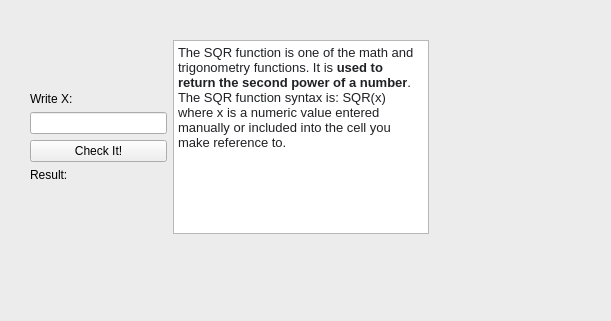
<?xml version="1.0" encoding="UTF-8"?>
<ui version="4.0">
 <class>moduleSqr</class>
 <widget class="QWidget" name="moduleSqr">
  <property name="geometry">
   <rect>
    <x>0</x>
    <y>0</y>
    <width>611</width>
    <height>321</height>
   </rect>
  </property>
  <property name="windowTitle">
   <string>Form</string>
  </property>
  <widget class="QGroupBox" name="groupBox">
   <property name="geometry">
    <rect>
     <x>-10</x>
     <y>-20</y>
     <width>631</width>
     <height>351</height>
    </rect>
   </property>
   <property name="title">
    <string>SQRT</string>
   </property>
   <widget class="QWidget" name="layoutWidget">
    <property name="geometry">
     <rect>
      <x>40</x>
      <y>60</y>
      <width>399</width>
      <height>194</height>
     </rect>
    </property>
    <layout class="QHBoxLayout" name="horizontalLayout">
     <item>
      <layout class="QVBoxLayout" name="verticalLayout">
       <item>
        <spacer name="verticalSpacer_2">
         <property name="orientation">
          <enum>Qt::Vertical</enum>
         </property>
         <property name="sizeHint" stdset="0">
          <size>
           <width>20</width>
           <height>40</height>
          </size>
         </property>
        </spacer>
       </item>
       <item>
        <widget class="QLabel" name="labelSqrValue">
         <property name="text">
          <string>Write X:</string>
         </property>
        </widget>
       </item>
       <item>
        <widget class="QLineEdit" name="lineSqr"/>
       </item>
       <item>
        <widget class="QPushButton" name="buttonSqrResult">
         <property name="text">
          <string>Check It!</string>
         </property>
        </widget>
       </item>
       <item>
        <widget class="QLabel" name="labelSqrResult">
         <property name="text">
          <string>Result:</string>
         </property>
        </widget>
       </item>
       <item>
        <spacer name="verticalSpacer">
         <property name="orientation">
          <enum>Qt::Vertical</enum>
         </property>
         <property name="sizeHint" stdset="0">
          <size>
           <width>20</width>
           <height>40</height>
          </size>
         </property>
        </spacer>
       </item>
      </layout>
     </item>
     <item>
      <widget class="QTextBrowser" name="textSqr">
       <property name="html">
        <string>&lt;!DOCTYPE HTML PUBLIC &quot;-//W3C//DTD HTML 4.0//EN&quot; &quot;http://www.w3.org/TR/REC-html40/strict.dtd&quot;&gt;
&lt;html&gt;&lt;head&gt;&lt;meta name=&quot;qrichtext&quot; content=&quot;1&quot; /&gt;&lt;meta charset=&quot;utf-8&quot; /&gt;&lt;style type=&quot;text/css&quot;&gt;
p, li { white-space: pre-wrap; }
&lt;/style&gt;&lt;/head&gt;&lt;body style=&quot; font-family:'Segoe UI'; font-size:9pt; font-weight:400; font-style:normal;&quot;&gt;
&lt;p style=&quot; margin-top:0px; margin-bottom:0px; margin-left:0px; margin-right:0px; -qt-block-indent:0; text-indent:0px;&quot;&gt;&lt;span style=&quot; font-family:'arial','sans-serif'; font-size:10pt; color:#202124; background-color:#ffffff;&quot;&gt;The SQR function is one of the math and trigonometry functions. It is &lt;/span&gt;&lt;span style=&quot; font-family:'arial','sans-serif'; font-size:10pt; font-weight:700; color:#202124; background-color:#ffffff;&quot;&gt;used to return the second power of a number&lt;/span&gt;&lt;span style=&quot; font-family:'arial','sans-serif'; font-size:10pt; color:#202124; background-color:#ffffff;&quot;&gt;. The SQR function syntax is: SQR(x) where x is a numeric value entered manually or included into the cell you make reference to.&lt;/span&gt;&lt;/p&gt;&lt;/body&gt;&lt;/html&gt;</string>
       </property>
      </widget>
     </item>
    </layout>
   </widget>
  </widget>
 </widget>
 <resources/>
 <connections/>
</ui>
